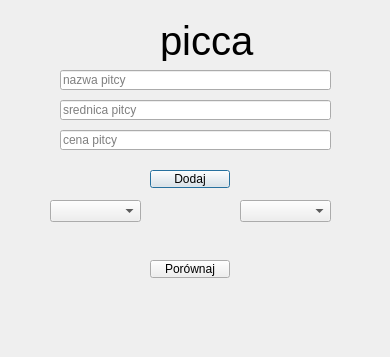
<?xml version="1.0" encoding="UTF-8"?>
<ui version="4.0">
 <class>Dialog</class>
 <widget class="QDialog" name="Dialog">
  <property name="geometry">
   <rect>
    <x>0</x>
    <y>0</y>
    <width>390</width>
    <height>357</height>
   </rect>
  </property>
  <property name="windowTitle">
   <string>Dialog</string>
  </property>
  <widget class="QPushButton" name="btn_add">
   <property name="geometry">
    <rect>
     <x>150</x>
     <y>170</y>
     <width>80</width>
     <height>18</height>
    </rect>
   </property>
   <property name="text">
    <string>Dodaj</string>
   </property>
  </widget>
  <widget class="QLineEdit" name="edit_name">
   <property name="geometry">
    <rect>
     <x>60</x>
     <y>70</y>
     <width>271</width>
     <height>20</height>
    </rect>
   </property>
   <property name="placeholderText">
    <string>nazwa pitcy</string>
   </property>
  </widget>
  <widget class="QLineEdit" name="edit_size">
   <property name="geometry">
    <rect>
     <x>60</x>
     <y>100</y>
     <width>271</width>
     <height>20</height>
    </rect>
   </property>
   <property name="placeholderText">
    <string>srednica pitcy</string>
   </property>
  </widget>
  <widget class="QLineEdit" name="edit_price">
   <property name="geometry">
    <rect>
     <x>60</x>
     <y>130</y>
     <width>271</width>
     <height>20</height>
    </rect>
   </property>
   <property name="placeholderText">
    <string>cena pitcy</string>
   </property>
  </widget>
  <widget class="QLabel" name="label">
   <property name="geometry">
    <rect>
     <x>160</x>
     <y>20</y>
     <width>101</width>
     <height>41</height>
    </rect>
   </property>
   <property name="font">
    <font>
     <pointsize>30</pointsize>
    </font>
   </property>
   <property name="text">
    <string>picca</string>
   </property>
  </widget>
  <widget class="QComboBox" name="combo1">
   <property name="geometry">
    <rect>
     <x>50</x>
     <y>200</y>
     <width>91</width>
     <height>22</height>
    </rect>
   </property>
  </widget>
  <widget class="QComboBox" name="combo2">
   <property name="geometry">
    <rect>
     <x>240</x>
     <y>200</y>
     <width>91</width>
     <height>22</height>
    </rect>
   </property>
  </widget>
  <widget class="QLabel" name="pizza1">
   <property name="geometry">
    <rect>
     <x>50</x>
     <y>230</y>
     <width>91</width>
     <height>81</height>
    </rect>
   </property>
   <property name="text">
    <string/>
   </property>
  </widget>
  <widget class="QLabel" name="pizza2">
   <property name="geometry">
    <rect>
     <x>240</x>
     <y>230</y>
     <width>91</width>
     <height>81</height>
    </rect>
   </property>
   <property name="text">
    <string/>
   </property>
  </widget>
  <widget class="QPushButton" name="btn_porownaj">
   <property name="geometry">
    <rect>
     <x>150</x>
     <y>260</y>
     <width>80</width>
     <height>18</height>
    </rect>
   </property>
   <property name="text">
    <string>Porównaj</string>
   </property>
  </widget>
  <widget class="QLabel" name="porownanie">
   <property name="geometry">
    <rect>
     <x>30</x>
     <y>310</y>
     <width>331</width>
     <height>21</height>
    </rect>
   </property>
   <property name="text">
    <string/>
   </property>
  </widget>
  <zorder>porownanie</zorder>
  <zorder>btn_add</zorder>
  <zorder>edit_name</zorder>
  <zorder>edit_size</zorder>
  <zorder>edit_price</zorder>
  <zorder>combo1</zorder>
  <zorder>combo2</zorder>
  <zorder>pizza1</zorder>
  <zorder>pizza2</zorder>
  <zorder>btn_porownaj</zorder>
  <zorder>label</zorder>
 </widget>
 <resources/>
 <connections/>
</ui>
